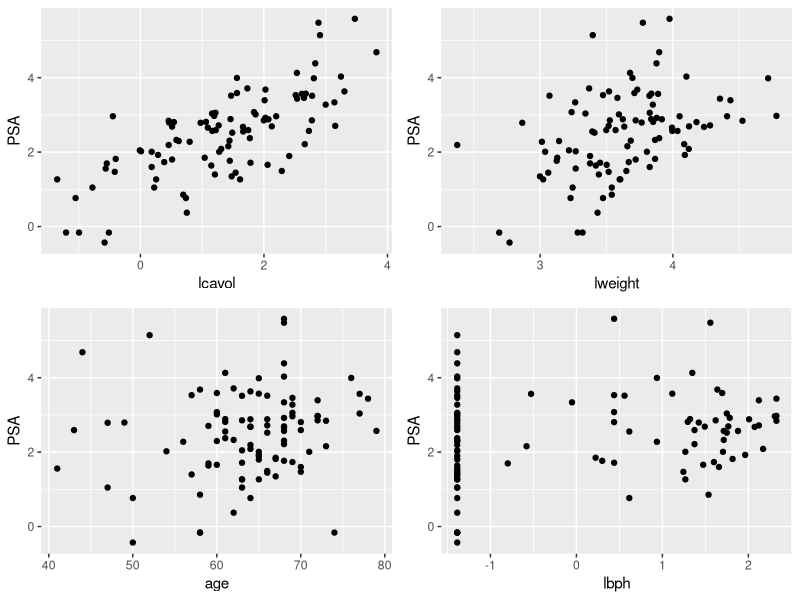
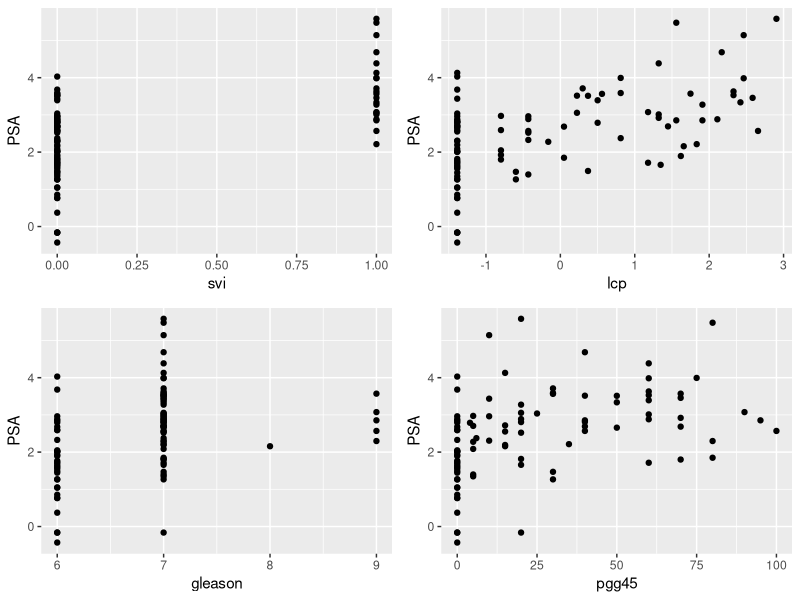
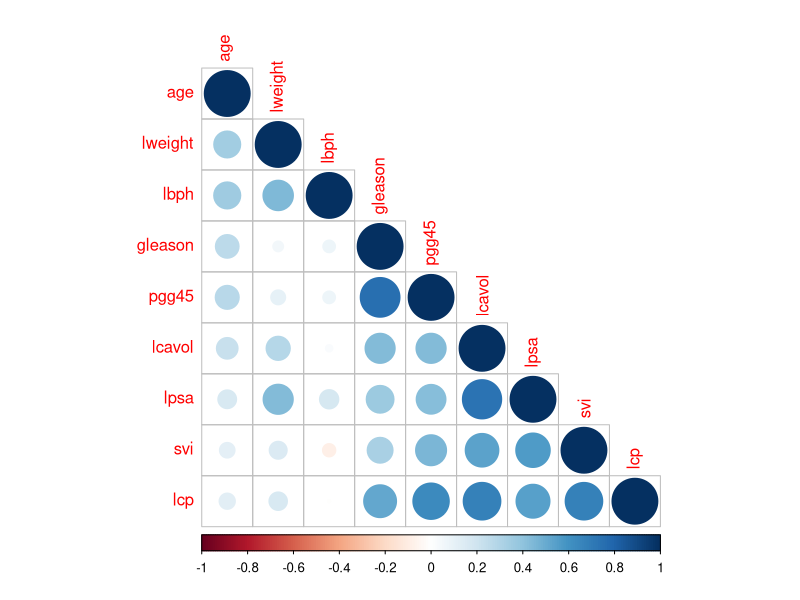
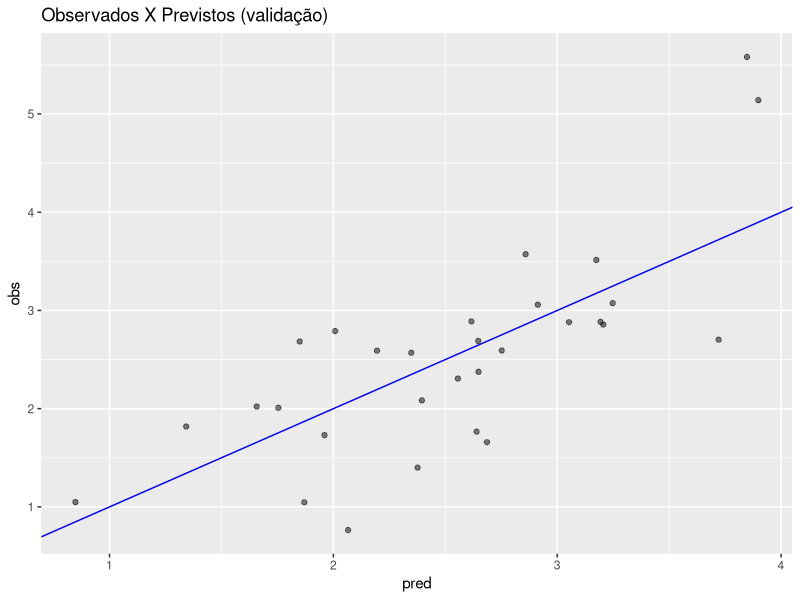
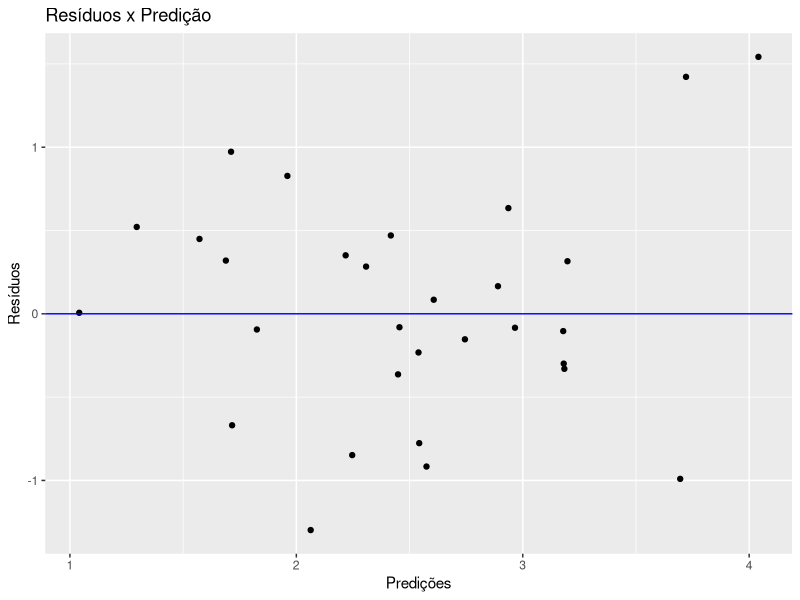

Source code (R) for these figures, in order:
## ---- chunk 1
knitr::opts_chunk$set(echo = TRUE)
#Bibliotecas Usadas
library(gmodels)
library(ggplot2)
library(gridExtra)
library(corrplot)
library(dplyr)
library(caret)
## ---- chunk 2

dados <- read.table("dados.txt", header=T, dec=".")

summary(dados)

## ---- chunk 3

#dados de treino
dados_treino <- filter(dados, train == TRUE)

#dados de teste
dados_teste <- filter(dados, train == FALSE)

## ---- chunk 4

#Criando gráficos
plot_vol <- qplot(dados$lcavol, dados$lpsa, xlab = "lcavol", ylab ="PSA")
plot_weight <- qplot(dados$lweight, dados$lpsa, xlab = "lweight", ylab ="PSA")
plot_age <- qplot(dados$age, dados$lpsa, xlab = "age", ylab ="PSA")
plot_bph <- qplot(dados$lbph, dados$lpsa, xlab = "lbph", ylab ="PSA")
plot_svi <- qplot(dados$svi, dados$lpsa, xlab = "svi", ylab ="PSA")
plot_cp <- qplot(dados$lcp, dados$lpsa, xlab = "lcp", ylab ="PSA")
plot_gleason <- qplot(dados$gleason, dados$lpsa, xlab = "gleason", ylab ="PSA")
plot_pgg45 <- qplot(dados$pgg45, dados$lpsa, xlab = "pgg45", ylab ="PSA")

#Plotando quatro deles
grid.arrange(plot_vol, plot_weight, plot_age, plot_bph, ncol=2, nrow=2)

#Plotando quatro deles 
grid.arrange(plot_svi, plot_cp, plot_gleason, plot_pgg45, ncol=2, nrow=2)

## ---- chunk 5

nums <- sapply(dados, is.numeric)
cor(dados[,nums])

## ---- chunk 6

correlations <- cor(dados[,nums])
corrplot(correlations, order="hclust", type="lower")

## ---- chunk 7

#obtendo a regressão linear
reg_linear <- lm(lpsa ~ lcavol+svi+lcp, data = dados_treino)

#sumário do modelo
summary(reg_linear)

## ---- chunk 8

#predições
predicoes <- predict(reg_linear, select(dados_teste,lcavol, svi, lcp))

#dataframe com as predições
lm_predicoes <- data.frame(pred = predicoes, obs = dados_teste$lpsa)

## ---- chunk 9

ggplot(lm_predicoes, aes(x = pred, y = obs)) + geom_point(alpha = 0.5, position = position_jitter(width=0.2)) + geom_abline(colour = "blue") + ggtitle("Observados X Previstos (validação)")

## ---- chunk 10

#resíduos
residuos = dados_teste$lpsa - predicoes

## ---- chunk 11

qplot(predicoes, residuos, ylab = "Resíduos", xlab = "Predições") +
  geom_hline(yintercept = 0, color='blue') + ggtitle("Resíduos x Predição")

## ---- chunk 12

#mean squared error
RMSE(predicoes, dados_teste$lpsa)
